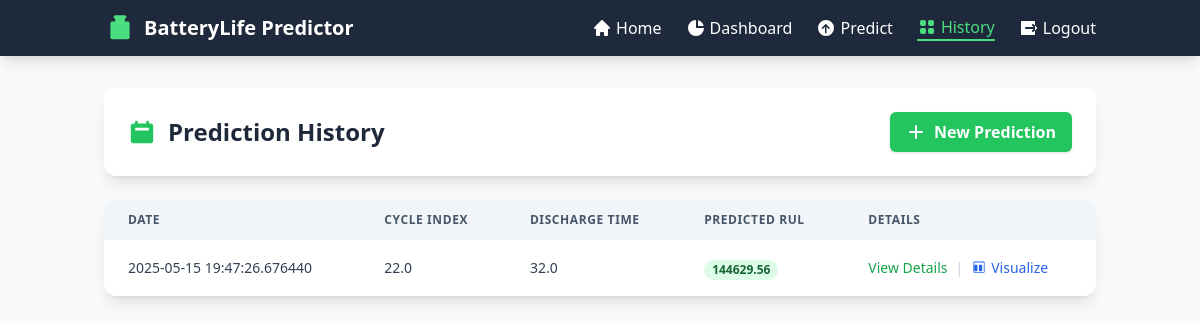
The app's page /history (signed in) with its own data.
### tables this page shows
CREATE TABLE predictions (
        id INTEGER PRIMARY KEY AUTOINCREMENT,
        user_id INTEGER,
        cycle_index REAL,
        discharge_time REAL,
        decrement_36_34V REAL,
        max_voltage_discharge REAL,
        min_voltage_charge REAL,
        time_at_415V REAL,
        time_constant_current REAL,
        charging_time REAL,
        predicted_rul REAL,
        prediction_date TIMESTAMP,
        FOREIGN KEY (user_id) REFERENCES users (id)
    );

### app.py (the view)
@app.route('/history')
@login_required
def history():
    conn = get_db_connection()
    all_predictions = conn.execute(
        'SELECT * FROM predictions WHERE user_id = ? ORDER BY prediction_date DESC',
        (session['user_id'],)
    ).fetchall()
    conn.close()
    return render_template('history.html', predictions=all_predictions)

### app.py (called while the page is built)
def get_db_connection():
    conn = sqlite3.connect('battery_app.db')
    conn.row_factory = sqlite3.Row
    return conn

def login_required(f):
    @wraps(f)
    def decorated_function(*args, **kwargs):
        if 'logged_in' not in session:
            flash('Please log in to access this page')
            return redirect(url_for('login'))
        return f(*args, **kwargs)
    return decorated_function

### templates/history.html (shortened to what this page needs)
<!DOCTYPE html>
<html lang="en">
<head>
    <script src="https://cdn.tailwindcss.com"></script>
</head>
<body class="bg-slate-50 min-h-screen">
    <nav class="bg-slate-800 text-white shadow-lg">
        <div class="container mx-auto px-4 py-3">
            <div class="flex justify-between items-center">
                <div class="flex items-center space-x-2">
                    <span class="text-xl font-bold">BatteryLife Predictor</span>
                </div>
                <div class="hidden md:flex space-x-6">
                    <a href="/" class="flex items-center hover:text-green-400 transition-colors">
                        <svg xmlns="http://www.w3.org/2000/svg" class="h-5 w-5 mr-1" viewBox="0 0 20 20" fill="currentColor">
                            <path d="M10.707 2.293a1 1 0 00-1.414 0l-7 7a1 1 0 001.414 1.414L4 10.414V17a1 1 0 001 1h2a1 1 0 001-1v-2a1 1 0 011-1h2a1 1 0 011 1v2a1 1 0 001 1h2a1 1 0 001-1v-6.586l.293.293a1 1 0 001.414-1.414l-7-7z" />
                        </svg>
                        Home
                    </a>
                    <a href="/dashboard" class="flex items-center hover:text-green-400 transition-colors">
                        <svg xmlns="http://www.w3.org/2000/svg" class="h-5 w-5 mr-1" viewBox="0 0 20 20" fill="currentColor">
                            <path d="M2 10a8 8 0 018-8v8h8a8 8 0 11-16 0z" />
                            <path d="M12 2.252A8.014 8.014 0 0117.748 8H12V2.252z" />
                        </svg>
                        Dashboard
                    </a>
                    <a href="/predict" class="flex items-center hover:text-green-400 transition-colors">
                        Predict
                    </a>
                    <a href="/history" class="flex items-center text-green-400 border-b-2 border-green-400 font-medium">
                        History
                    </a>
                    <a href="/logout" class="flex items-center hover:text-green-400 transition-colors">
                        Logout
                    </a>
                </div>
            </div>
        </div>
    </nav>
    <div class="container mx-auto px-4 py-8">
        <div class="bg-white rounded-xl shadow-lg p-6 mb-6 slide-in" style="animation-delay: 0.1s;">
            <div class="flex items-center justify-between flex-wrap">
                <div class="flex items-center">
                    <h1 class="text-2xl font-bold text-slate-800">Prediction History</h1>
                </div>
                <div class="mt-4 md:mt-0">
                    <a href="/predict" class="bg-green-500 hover:bg-green-600 text-white font-bold py-2 px-4 rounded-md shadow transition duration-200 flex items-center">
                        <svg xmlns="http://www.w3.org/2000/svg" class="h-5 w-5 mr-2" viewBox="0 0 20 20" fill="currentColor">
                            <path fill-rule="evenodd" d="M10 3a1 1 0 011 1v5h5a1 1 0 110 2h-5v5a1 1 0 11-2 0v-5H4a1 1 0 110-2h5V4a1 1 0 011-1z" clip-rule="evenodd" />
                        </svg>
                        New Prediction
                    </a>
                </div>
            </div>
        </div>
        <div class="bg-white rounded-xl shadow-lg overflow-hidden slide-in" style="animation-delay: 0.2s;">
            {% if predictions %}
                <div class="overflow-x-auto">
                    <table class="w-full">
                        <thead>
                            <tr class="bg-slate-100">
                                <th class="px-6 py-3 text-left text-xs font-semibold text-slate-600 uppercase tracking-wider">Date</th>
                                <th class="px-6 py-3 text-left text-xs font-semibold text-slate-600 uppercase tracking-wider">Cycle Index</th>
                                <th class="px-6 py-3 text-left text-xs font-semibold text-slate-600 uppercase tracking-wider">Discharge Time</th>
                                <th class="px-6 py-3 text-left text-xs font-semibold text-slate-600 uppercase tracking-wider">Predicted RUL</th>
                                <th class="px-6 py-3 text-left text-xs font-semibold text-slate-600 uppercase tracking-wider">Details</th>
                            </tr>
                        </thead>
                        <tbody class="divide-y divide-gray-200">
                            {% for pred in predictions %}
                                <tr class="hover:bg-slate-50">
                                    <td class="px-6 py-4 whitespace-nowrap text-sm text-slate-700">{{ pred.prediction_date }}</td>
                                    <td class="px-6 py-4 whitespace-nowrap text-sm text-slate-700">{{ pred.cycle_index }}</td>
                                    <td class="px-6 py-4 whitespace-nowrap text-sm text-slate-700">{{ pred.discharge_time }}</td>
                                    <td class="px-6 py-4 whitespace-nowrap">
                                        <span class="px-2 inline-flex text-xs leading-5 font-semibold rounded-full
                                            {% if pred.predicted_rul > 200 %}
                                                bg-green-100 text-green-800
                                            {% elif pred.predicted_rul > 50 %}
                                                bg-yellow-100 text-yellow-800
                                            {% else %}
                                                bg-red-100 text-red-800
                                            {% endif %}">
                                            {{ pred.predicted_rul }}
                                        </span>
                                    </td>
                                    <td class="px-6 py-4 whitespace-nowrap text-sm text-slate-700">
                                        <div class="flex space-x-2">
                                            <button type="button" class="text-green-600 hover:text-green-900"
                                                    onclick="toggleDetails('details-{{ pred.id }}')">
                                                View Details
                                            </button>
                                            <span class="text-slate-300">|</span>
                                            <a href="{{ url_for('visualize', prediction_id=pred.id) }}"
                                               class="text-blue-600 hover:text-blue-900 flex items-center">
                                                Visualize
                                            </a>
                                        </div>
                                    </td>
                                </tr>
                            {% endfor %}
                        </tbody>
                    </table>
                </div>
            {% endif %}
        </div>
    </div>
</body>
</html>

### templates/history.html (style rules this page uses)
.slide-in { animation: slideIn 0.5s ease-out forwards; transform: translateY(20px); opacity: 0; }

### records on screen
predictions: prediction_date "2025-05-15 19:47:26.676440", cycle_index "22.0", discharge_time "32.0", predicted_rul "144629.56"
